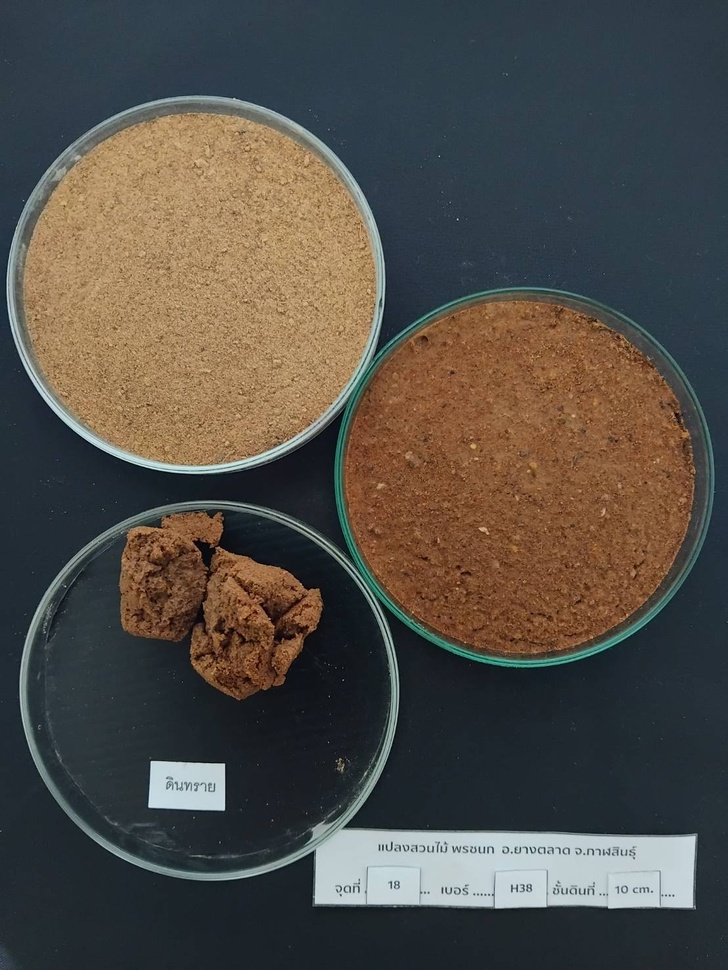
#> input picture code_2026/soil/34696_0_img.jpg, 728 x 970 px, shrunk from 1108 x 1477 before the run
$ python 01_image_to_table.py
#> lines starting #> are read from the running program, lines starting #| are printed output that depends on the picture; after the words box and inside, x2 and y2 are one past the last pixel; in counts of white or black regions, pixels touching at a corner belong together
import argparse
import numpy as np
import pandas as pd
from PIL import Image
from pathlib import Path
from scipy import ndimage as ndi

# =========================================================
# Default paths (relative to this script, so it runs from any folder)
# =========================================================
SCRIPT_DIR = Path(__file__).resolve().parent
DEFAULT_IMAGE = SCRIPT_DIR / "soil" / "34696_0_img.jpg"
DEFAULT_LABEL = SCRIPT_DIR / "soil" / "34696_0_label_ดินทราย.jpg"
DEFAULT_OUTPUT_DIR = SCRIPT_DIR / "01_image_to_table"
TRAIN_VAL_FILE = "train_val.csv"
TEST_FILE = "test.csv"

# =========================================================
# Split by object (not by random pixel)
# =========================================================
#   the N_CIRCLES largest soil objects (the 2 circles) -> train_val.csv
#   every other soil object (the small blobs)          -> test.csv
# Each object keeps the background within MARGIN pixels around it.
N_CIRCLES = 2
MARGIN = 50

# =========================================================
# Reference label colors
# =========================================================
# The label is a JPEG, so compression blurs the two drawn colors
# into thousands of near-white / near-magenta shades.
# Every label pixel is therefore assigned to the NEAREST color below.
#   White   = Background
#   Magenta = Soil (class name is read from the label file name)
BACKGROUND_RGB = np.array([255, 255, 255])
SOIL_RGB = np.array([255, 0, 255])

# =========================================================
# Class name from the label file name
# =========================================================
# 34696_0_label_<class name>.jpg  ->  <class name>
def class_name_from_label(label_path):
    stem = Path(label_path).stem
    if "_label_" in stem:
        return stem.split("_label_", 1)[1]
    return "Soil"

# =========================================================
# Assign each label pixel to its nearest reference color
# =========================================================
def classify_label(label, reference_colors):
    names = np.array(list(reference_colors.keys()))
    refs = np.stack(list(reference_colors.values())).astype(np.int32)
    pixels = label.reshape(-1, 3).astype(np.int32)

    # Squared RGB distance to every reference color -> (pixels, classes)
    distances = ((pixels[:, None, :] - refs[None, :, :]) ** 2).sum(axis=2)
    nearest = distances.argmin(axis=1)
    nearest_distance = np.sqrt(distances.min(axis=1))

    return names[nearest], nearest_distance

# =========================================================
# Split the image by object: circles (train/val) vs small blobs (test)
# =========================================================
def split_regions(soil_mask, n_circles, margin):
    """
    Finds the connected soil objects, ranks them by area, and returns
    a region map (H, W):
        1 = train/val (the n_circles largest objects + margin)
        2 = test      (all other objects + margin)
        0 = unused    (farther than margin from every object)
    Each pixel goes to its nearest object, so the regions never overlap.
    """
    labels, n_objects = ndi.label(soil_mask, structure=np.ones((3, 3)))
    if n_objects <= n_circles:
        raise ValueError(f"Found {n_objects} soil objects; need more than {n_circles}.")

    areas = ndi.sum(soil_mask, labels, index=np.arange(1, n_objects + 1))
    ranked = np.argsort(-areas) + 1                      # component ids, largest first

    objects = np.zeros_like(labels)                      # 1 = largest, 2 = second, ...
    print("\nSoil objects (largest first):")
    for new_id, comp in enumerate(ranked, start=1):
        objects[labels == comp] = new_id
        ys, xs = np.where(labels == comp)
        role = "train_val (circle)" if new_id <= n_circles else "test (blob)"
        print(f"  object {new_id}: area={int(areas[comp - 1]):>7,} px | "
              f"x[{xs.min()}, {xs.max()}] y[{ys.min()}, {ys.max()}] -> {role}")

    # Nearest object (and distance to it) for every pixel
    distance, (iy, ix) = ndi.distance_transform_edt(objects == 0, return_indices=True)
    nearest = objects[iy, ix]
    near = distance <= margin

    region = np.zeros(soil_mask.shape, dtype=np.uint8)
    region[near & (nearest <= n_circles)] = 1
    region[near & (nearest > n_circles)] = 2
    return region

# =========================================================
# Build the (Row, Col, R, G, B, Class) tables: one row per pixel
# =========================================================
def build_dataframes(image_path, label_path, class_name, n_circles, margin):
    image = np.array(Image.open(image_path).convert("RGB"))
    label = np.array(Image.open(label_path).convert("RGB"))

    if image.shape[:2] != label.shape[:2]:
        raise ValueError(
            "Image and label dimensions do not match.\n"
            f"Image: {image.shape}\n"
            f"Label: {label.shape}"
        )
    height, width = image.shape[:2]
    print("Image shape :", image.shape)
    print("Label shape :", label.shape)

    # -----------------------------------------------------
    # Detect label RGB colors (JPEG artifacts inflate this)
    # -----------------------------------------------------
    unique_colors = np.unique(label.reshape(-1, 3), axis=0)
    print(f"\nUnique RGB colors in label: {len(unique_colors):,}")

    # -----------------------------------------------------
    # Classify every pixel by nearest reference color
    # -----------------------------------------------------
    reference_colors = {
        "Background": BACKGROUND_RGB,
        class_name: SOIL_RGB,
    }
    classes, nearest_distance = classify_label(label, reference_colors)
    print(
        "Distance to nearest label color: "
        f"mean={nearest_distance.mean():.2f}, "
        f"max={nearest_distance.max():.1f}"
    )

    # -----------------------------------------------------
    # Image pixels -> table rows (row-major order, top-left first)
    # Row / Col keep the pixel position, so predictions can be
    # placed back on the image after the table is split
    # -----------------------------------------------------
    rows, cols = np.divmod(np.arange(height * width), width)
    pixels = image.reshape(-1, 3)
    df = pd.DataFrame({
        "Row": rows,
        "Col": cols,
        "R": pixels[:, 0],
        "G": pixels[:, 1],
        "B": pixels[:, 2],
        "Class": classes,
    })

    # -----------------------------------------------------
    # Split by object: circles -> train_val, small blobs -> test
    # -----------------------------------------------------
    region = split_regions((classes != "Background").reshape(height, width), n_circles, margin).reshape(-1)
    df_train_val = df[region == 1].reset_index(drop=True)
    df_test = df[region == 2].reset_index(drop=True)

    print(f"\nMargin: {margin} px")
    print(f"Unused (far background): {int((region == 0).sum()):,} px")

    return df_train_val, df_test, width

# =========================================================
# CLI
# =========================================================
def parse_args():
    parser = argparse.ArgumentParser(
        description="Convert an image/label pair into two (Row, Col, R, G, B, Class) tables: "
                    "train_val.csv (circles) and test.csv (small blobs)."
    )
    parser.add_argument("--image", type=str, default=str(DEFAULT_IMAGE))
    parser.add_argument("--label", type=str, default=str(DEFAULT_LABEL))
    parser.add_argument("--class-name", type=str, default=None,
                        help="Name of the labeled class (default: taken from the label file name)")
    parser.add_argument("--n-circles", type=int, default=N_CIRCLES,
                        help="Number of largest soil objects used for train/val")
    parser.add_argument("--margin", type=int, default=MARGIN,
                        help="Background (pixels) kept around each object")
    parser.add_argument("--output-dir", type=str, default=str(DEFAULT_OUTPUT_DIR))
    return parser.parse_args()

def main():
    args = parse_args()

    image_path = Path(args.image)
    label_path = Path(args.label)
    output_dir = Path(args.output_dir)
    class_name = args.class_name or class_name_from_label(label_path)

    df_train_val, df_test, width = build_dataframes(
        image_path, label_path, class_name, args.n_circles, args.margin
    )
#> in build_dataframes, image is the input picture: shape (970, 728, 3); mean R, G, B 81.8, 77.4, 71.3
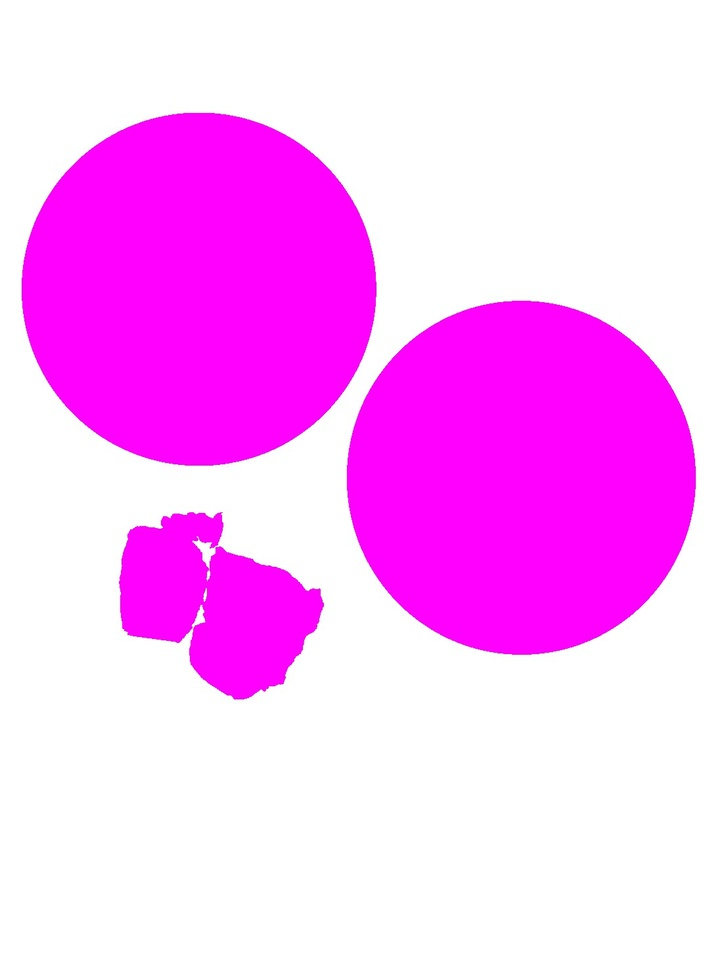
#> input picture code_2026/soil/34696_0_label_ดินทราย.jpg, 728 x 970 px, shrunk from 1108 x 1477 before the run
#> in build_dataframes, label is the input picture: shape (970, 728, 3); mean R, G, B 254.6, 176, 254.2
#| Image shape : (970, 728, 3)
#| Label shape : (970, 728, 3)
#| Unique RGB colors in label: 5,548
#> in classify_label, `distances = ((pixels[:, None, :] - refs[None, :, :]) ** 2).sum(axis=2)`: distances = 706160 pairs, first value 0 to 68049, second value 0 to 65315
#| Distance to nearest label color: mean=1.39, max=154.0
#> in build_dataframes, `df = pd.DataFrame({ "Row": rows, "Col": cols, "R": pixels[:, 0], "G": ..`: df = table of 706160 rows and 6 columns
#> in split_regions, `labels, n_objects = ndi.label(soil_mask, structure=np.ones((3, 3)))`:
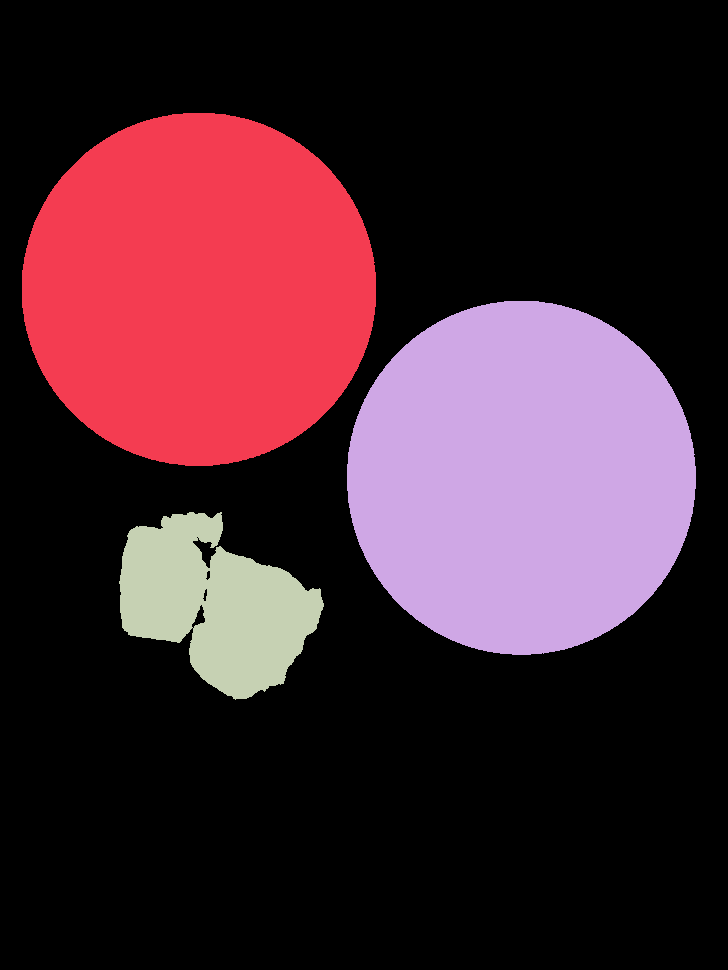
#> labels: shape (970, 728) int32; 4 distinct labels, from 0 to 3; one colour per label, 0 black
#> in split_regions, `labels, n_objects = ndi.label(soil_mask, structure=np.ones((3, 3)))`: n_objects = 3
#> in split_regions, `labels, n_objects = ndi.label(soil_mask, structure=np.ones((3, 3)))`:
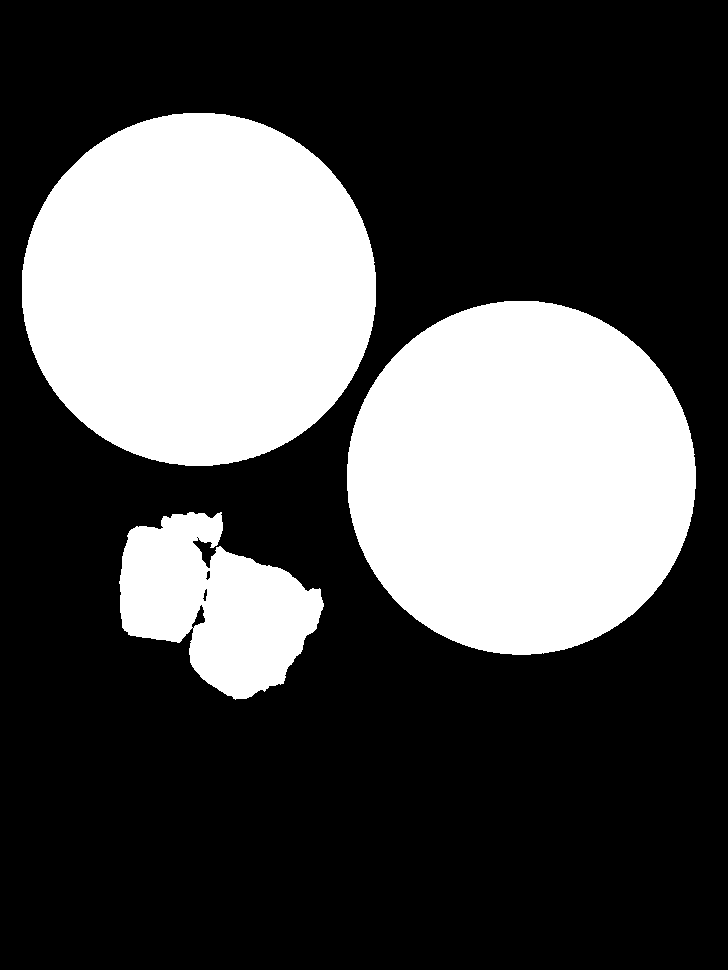
#> soil_mask: shape (970, 728) bool; 31% white; 3 white regions, box (x1, y1, x2, y2) and area: (22, 113, 376, 466) 98510, (347, 301, 696, 655) 97147, (119, 512, 324, 700) 23254
#> in split_regions, `areas = ndi.sum(soil_mask, labels, index=np.arange(1, n_objects + 1))`: areas = [98510, 97147, 23254]
#> in split_regions, `ranked = np.argsort(-areas) + 1`: ranked = [1, 2, 3]
#> the loop in split_regions, `for new_id, comp in enumerate(ranked, start=1):` made 3 passes
#> role on passes 1 to 3: 'train_val (circle)', 'train_val (circle)', 'test (blob)'
#|   object 1: area= 98,510 px | x[22, 375] y[113, 465] -> train_val (circle)
#|   object 2: area= 97,147 px | x[347, 695] y[301, 654] -> train_val (circle)
#|   object 3: area= 23,254 px | x[119, 323] y[512, 699] -> test (blob)
#> in split_regions, `distance, (iy, ix) = ndi.distance_transform_edt(objects == 0, return_i..`:
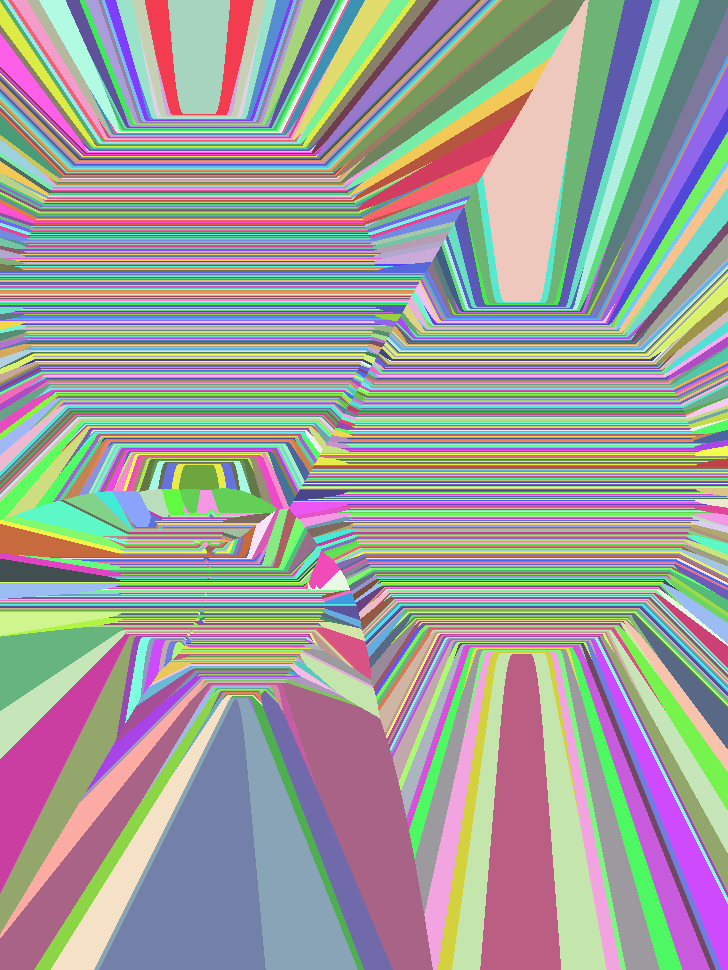
#> iy: shape (970, 728) int32; 587 distinct labels, from 113 to 699; one colour per label, 0 black
#> in split_regions, `nearest = objects[iy, ix]`:
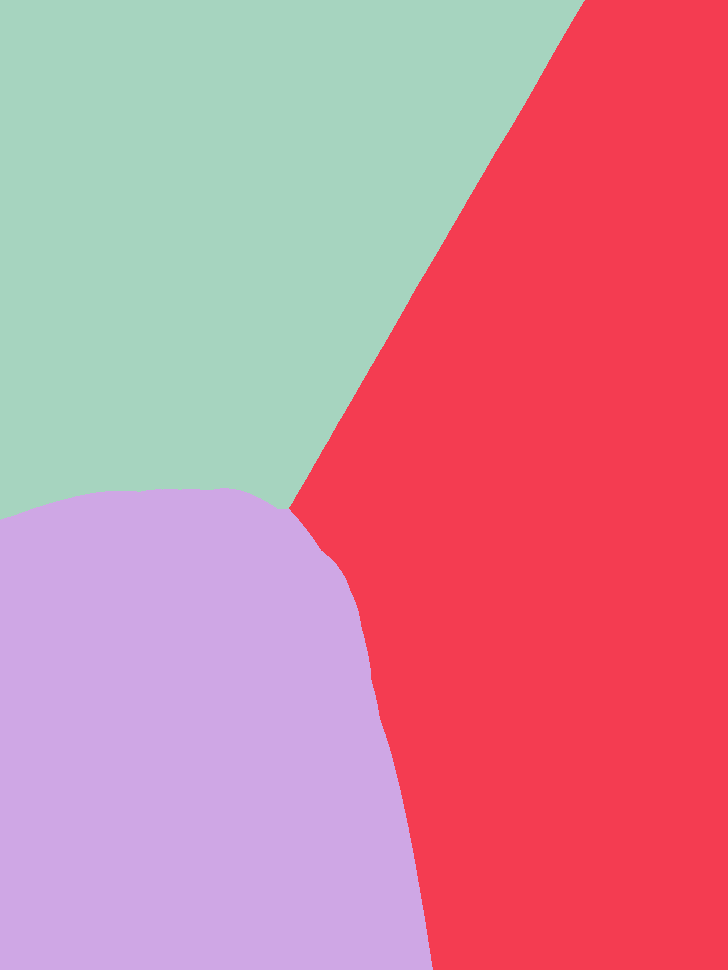
#> nearest: shape (970, 728) int32; 3 distinct labels, from 1 to 3; one colour per label, 0 black
#> in split_regions, `near = distance <= margin`:
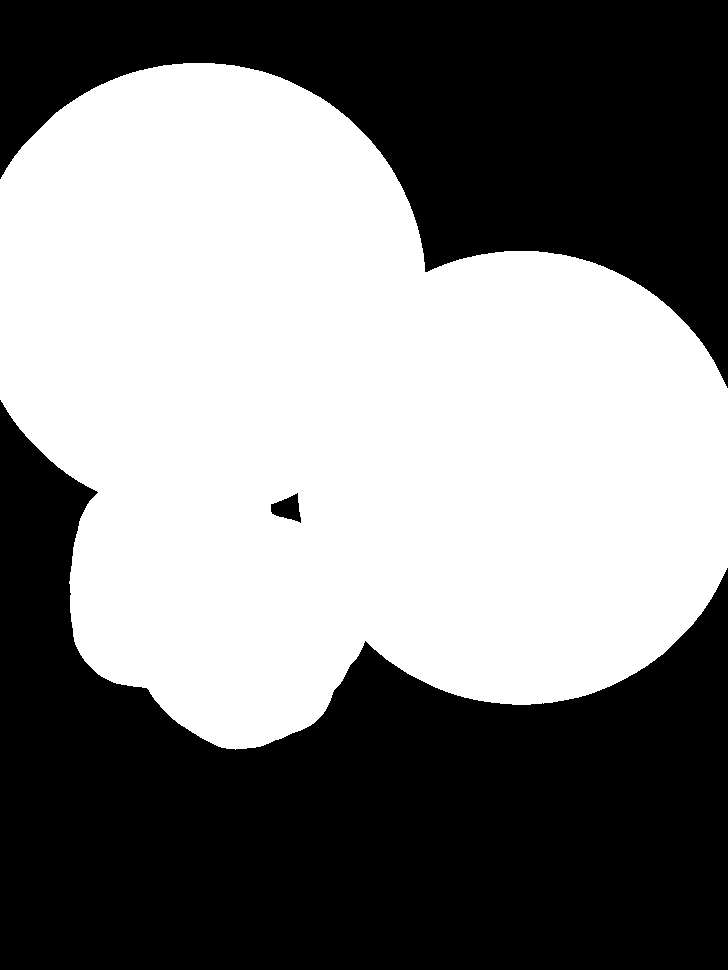
#> near: shape (970, 728) bool; 50.3% white; 3 black regions, box (x1, y1, x2, y2) and area: (0, 400, 728, 970) 221980, (0, 0, 728, 388) 128778, (271, 493, 301, 523) 532
#> in build_dataframes, `df_train_val = df[region == 1].reset_index(drop=True)`: df_train_val = table of 296808 rows and 6 columns
#> in build_dataframes, `df_test = df[region == 2].reset_index(drop=True)`: df_test = table of 58062 rows and 6 columns
#| Unused (far background): 351,290 px
#> df_train_val = table of 296808 rows and 6 columns; df_test = table of 58062 rows and 6 columns; width = 728

    # =========================================================
    # QC
    # =========================================================
    for name, df in [(TRAIN_VAL_FILE, df_train_val), (TEST_FILE, df_test)]:
        print(f"\n===== {name} =====")
        print("Class counts:")
        print(df["Class"].value_counts())
        print("First 5 rows:")
        print(df.head(5))
        print("Data shape:", df.shape)
#> this loop made 2 passes
#> (name, df) on passes 1 to 2: ('train_val.csv', table of 296808 rows and 6 columns), ('test.csv', table of 58062 rows and 6 columns)
#> (printed output is left out)

    # The two tables must never share a pixel
    key_train_val = df_train_val["Row"].to_numpy() * width + df_train_val["Col"].to_numpy()
    key_test = df_test["Row"].to_numpy() * width + df_test["Col"].to_numpy()
    print(f"\nPixels shared by {TRAIN_VAL_FILE} and {TEST_FILE}: "
          f"{np.intersect1d(key_train_val, key_test).size}")
#| Pixels shared by train_val.csv and test.csv: 0

    # =========================================================
    # Save CSV
    # =========================================================
    output_dir.mkdir(parents=True, exist_ok=True)
    df_train_val.to_csv(output_dir / TRAIN_VAL_FILE, index=False)
    df_test.to_csv(output_dir / TEST_FILE, index=False)
    print(f"\nSaved CSV: {output_dir / TRAIN_VAL_FILE}")
    print(f"Saved CSV: {output_dir / TEST_FILE}")

if __name__ == "__main__":
    main()
